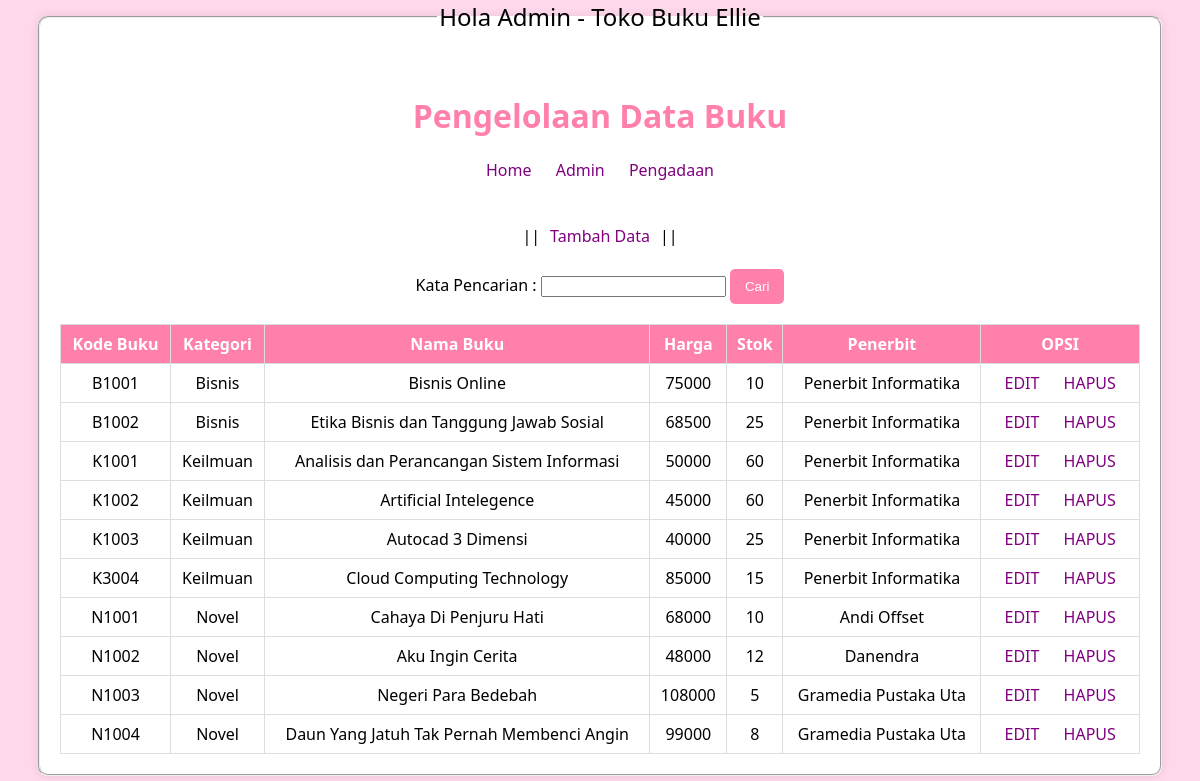
/tokobuku/admin.php, run on the app's committed database.
### tables this page shows
CREATE TABLE `tb_product` (
  `ID_Buku` varchar(20) NOT NULL,
  `Kategori` varchar(20) NOT NULL,
  `Nama_Buku` varchar(50) NOT NULL,
  `Harga` int(10) NOT NULL,
  `Stok` varchar(10) NOT NULL,
  `Penerbit` varchar(20) NOT NULL
);

### tokobuku/admin.php (the view, shortened to what this page needs)
<!DOCTYPE html>
<html lang="en">
<head>
</head>
<body>
    <fieldset>
    <legend>Hola Admin - Toko Buku Ellie</legend>
        <h1>Pengelolaan Data Buku</h1>
            <div class="menu-container">
                <a class="menu-link" href="index.php">Home</a>
                <a class="menu-link" href="admin.php">Admin</a>
                <a class="menu-link" href="pengadaan.php">Pengadaan</a>
            </div>
        <br><br>
        <center>||<a href="tambah_form.html">Tambah Data</a>||</center>
        <br>
        <form method="GET" action="index.php" style="text-align: center;">
            <label for="kata_cari">Kata Pencarian : </label>
            <input type="text" name="kata_cari" value="<?php echo isset($_GET['kata_cari']) ? htmlspecialchars($_GET['kata_cari']) : ''; ?>" />
            <button type="submit">Cari</button>
        </form>
        <table>
            <thead>
                <tr>
                    <th>Kode Buku</th>
                    <th>Kategori</th>
                    <th>Nama Buku</th>
                    <th>Harga</th>
                    <th>Stok</th>
                    <th>Penerbit</th>
                    <th>OPSI</th>
                </tr>
            </thead>
            <tbody>
                <?php
                include 'koneksi.php';
                if (isset($_GET['kata_cari'])) {
                    $kata_cari = $_GET['kata_cari'];
                    $query = "SELECT * FROM tb_product WHERE ID_Buku like '%$kata_cari%' OR
                        Nama_Buku like '%$kata_cari%' ORDER BY ID_Buku ASC";
                } else {
                    $query = "SELECT * FROM tb_product ORDER BY ID_Buku ASC";
                }
                $result = mysqli_query($koneksi, $query);
                while ($row = mysqli_fetch_assoc($result)) {
                ?>
                    <tr>
                        <td><?php echo $row['ID_Buku']; ?></td>
                        <td><?php echo $row['Kategori']; ?></td>
                        <td><?php echo $row['Nama_Buku']; ?></td>
                        <td><?php echo $row['Harga']; ?></td>
                        <td><?php echo $row['Stok']; ?></td>
                        <td><?php echo $row['Penerbit']; ?></td>
                        <td>
                            <a href="edit_form.php?id=<?php echo $row['ID_Buku']; ?>">EDIT</a>
                            <a href="delete.php?id=<?php echo $row['ID_Buku']; ?>">HAPUS</a>
                        </td>
                    </tr>
                <?php
                }
                ?>
            </tbody>
        </table>
    </fieldset>
</body>
</html>

### tokobuku/admin.php (style rules this page uses)
body { background-color: #ffd9eb; margin: 0; padding: 0; font-family: 'Segoe UI', Tahoma, Geneva, Verdana, sans-serif; text-align: center; }
fieldset { width: 90%; margin: auto; background-color: #fff; padding: 20px; border-radius: 10px; box-shadow: 0 0 10px rgba(0, 0, 0, 0.1); }
table { width: 100%; border-collapse: collapse; margin-top: 20px; }
th, td { border: 1px solid #ddd; padding: 8px; text-align: center; }
th { background-color: #ff80ab; color: #fff; }
legend { font-size: 24px; color: #000; margin-bottom: 20px; }
h1 { color: #ff80ab; }
a { color: #800080; text-decoration: none; margin: 0 10px; }
button { background-color: #ff80ab; color: #fff; padding: 10px 15px; border: none; border-radius: 5px; cursor: pointer; }

### data on the page
tb_product: ID_Buku "B1001", Kategori "Bisnis", Nama_Buku "Bisnis Online", Harga "75000", Stok "10", Penerbit "Penerbit Informatika"
tb_product: ID_Buku "B1002", Kategori "Bisnis", Nama_Buku "Etika Bisnis dan Tanggung Jawab Sosial", Harga "68500", Stok "25", Penerbit "Penerbit Informatika"
tb_product: ID_Buku "K1001", Kategori "Keilmuan", Nama_Buku "Analisis dan Perancangan Sistem Informasi", Harga "50000", Stok "60", Penerbit "Penerbit Informatika"
tb_product: ID_Buku "K1002", Kategori "Keilmuan", Nama_Buku "Artificial Intelegence", Harga "45000", Stok "60", Penerbit "Penerbit Informatika"
tb_product: ID_Buku "K1003", Kategori "Keilmuan", Nama_Buku "Autocad 3 Dimensi", Harga "40000", Stok "25", Penerbit "Penerbit Informatika"
tb_product: ID_Buku "K3004", Kategori "Keilmuan", Nama_Buku "Cloud Computing Technology", Harga "85000", Stok "15", Penerbit "Penerbit Informatika"
tb_product: ID_Buku "N1001", Kategori "Novel", Nama_Buku "Cahaya Di Penjuru Hati", Harga "68000", Stok "10", Penerbit "Andi Offset"
tb_product: ID_Buku "N1002", Kategori "Novel", Nama_Buku "Aku Ingin Cerita", Harga "48000", Stok "12", Penerbit "Danendra"
tb_product: ID_Buku "N1003", Kategori "Novel", Nama_Buku "Negeri Para Bedebah", Harga "108000", Stok "5", Penerbit "Gramedia Pustaka Uta"
tb_product: ID_Buku "N1004", Kategori "Novel", Nama_Buku "Daun Yang Jatuh Tak Pernah Membenci Angin", Harga "99000", Stok "8", Penerbit "Gramedia Pustaka Uta"
